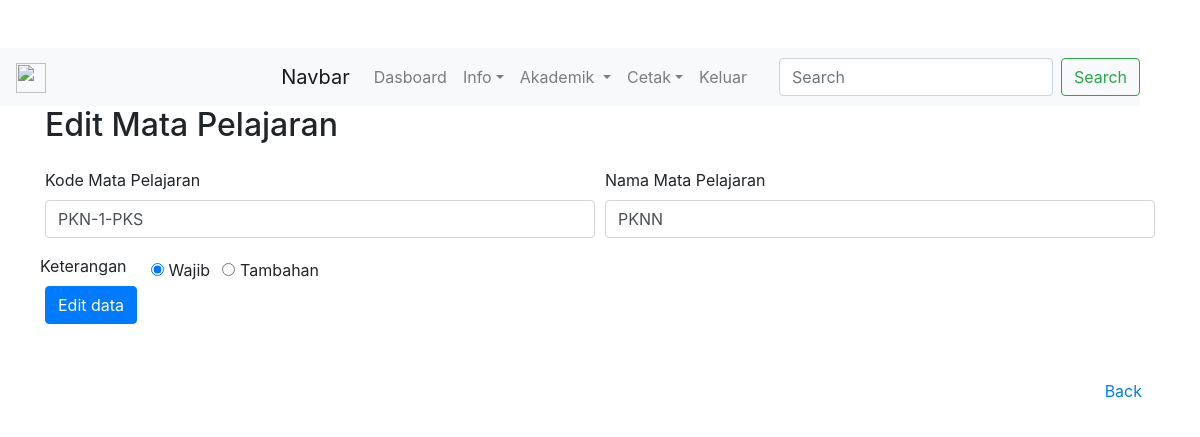
/matpel/matpeledit.php?id=1, run on the app's committed database.
### tables this page shows
CREATE TABLE `matpelsiswa` (
  `id` int(11) NOT NULL,
  `kode_matpel` varchar(40) NOT NULL,
  `nama_matpel` varchar(35) NOT NULL,
  `keterangan` varchar(40) NOT NULL
);

### matpel/matpeledit.php (the view, shortened to what this page needs)
<?php
require '../tes.php';
require '../conn.php';
if(isset($_GET['id'])){
  $id= $_GET['id'];
}else{
  echo "<h1> Halaman tidak ditemukan</h1>";
  exit;
}
$edit = mysqli_query($conn, "SELECT * FROM matpelsiswa WHERE id= $id");
$result = mysqli_fetch_assoc($edit);
?>
<!DOCTYPE html>
<html lang="en">
<head>
    <link rel="stylesheet" href="../css/bootstrap.min.css">
</head>
<body>
<body>
<div class="container">
<h2>Edit Mata Pelajaran</h2>
<form class="mt-4" method="post" action="">
  <div class="form-row">
    <div class="form-group col-md-6">
      <label for="matpel">Kode Mata Pelajaran</label>
      <input type="text" name="kodMatpel" class="form-control" id="matpel" value="<?= $result['kode_matpel']?>">
    </div>
    <div class="form-group col-md-6">
      <label for="nammatpel">Nama Mata Pelajaran </label>
      <input type="text" name="namMatpel" class="form-control" id="nammatel" value="<?= $result['nama_matpel']?>">
    </div>
             <div class="form-check form-check-inline">
         <label class="mr-4">Keterangan</label>
  <input class="form-check-input" type="radio" name="radio" id="inlineRadio1" value="Wajib" <?php if($result['keterangan']=='Wajib') echo "checked";?>>
  <label class="form-check-label" for="inlineRadio1">Wajib</label>
</div>
<div class="form-check form-check-inline">
  <input class="form-check-input" type="radio" name="radio" id="inlineRadio2" value="Tambahan" <?php if($result['keterangan']=='Tambahan') echo "checked";?>>
  <label class="form-check-label" for="inlineRadio2">Tambahan</label>
</div>
  </div>
  <button type="submit" name="submitG" class="btn btn-primary">Edit data</button>
</form>
<button type="button" class="btn btn-link mt-5 float-right" onclick="document.location.href='tes.php';">Back</button>
</div>
</body>
</html>

### data on the page
matpelsiswa: kodMatpel "PKN-1-PKS", namMatpel "PKNN", keterangan "☑ Wajib", keterangan "☐ Tambahan"
